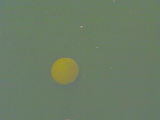
%> input picture AssignmentWEEK1/train/001.png, 160 x 120 px
$ octave --eval "result = detectBall(imread('train/001.png'));"   (GNU Octave 9; MATLAB toolbox functions it lacks are replaced by stand-ins)
%> lines starting %> are read from the running program, lines starting %| are printed output that depends on the picture; in (x1, y1, x2, y2) boxes, pixels count from 0 and x2, y2 are one past the last pixel; in counts of white or black regions, pixels touching at a corner belong together; the program's own positions count from 1
% Robotics: Estimation and Learning
% WEEK 1
%
% Complete this function following the instruction.
function [segI, loc] = detectBall(I)
% function [segI, loc] = detectBall(I)
%
% INPUT
% I       120x160x3 numerial array
%
% OUTPUT
% segI    120x160 numeric array
% loc     1x2 or 2x1 numeric array


%%%%%%%%%%%%%%%%%%%%%%%%%%%%%%%%%%%%%%%%%%
% Hard code your learned model parameters here
%
mu =[149.2171,143.9402,61.2023];
sig=[169.608136649177,87.4231742691037,-188.494133361592;
     87.4231742691037,58.0568057195106,-100.154960088129;
     -188.494133361592,-100.154960088129,267.792256185170];
thre = 8e-6;

% Find ball-color pixels using your model
dI = double(I);
row = size(dI, 1);
%> row = 120
col = size(dI, 2);
%> col = 160
for i = 1:3
    dI(:,:,i) = dI(:,:,i) - mu(i);
end
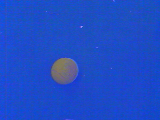
%> dI: size 120x160x3 double; mean R, G, B -41.9, -19.7, 39.3; drawn with min black and max white
dI = reshape(dI, row*col, 3);
dI = exp(-0.5 * sum(dI * inv(sig) .* dI, 2)) ./ (2 * pi)^1.5 ./ det(sig)^0.5;
dI = reshape(dI, row, col);
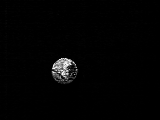
%> dI: size 120x160 double; min 1.75e-36, max 0.000176, mean 2.49e-06; drawn with min black and max white

% Do more processing to segment out the right cluster of pixels.
dI = dI > thre;
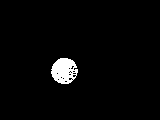
%> dI: size 120x160 logical; 2.6% white; 1 white region, box (x1, y1, x2, y2) and area: (51, 58, 78, 84) 505
segI = false(size(dI)); %创建dI大小的但是全为0的矩阵
CC = bwconncomp(dI);  %找到矩阵连接的部分
%> CC = 1 connected component
numPixels = cellfun(@numel,CC.PixelIdxList); %返回连接的像素的数量
%> numPixels = 505
[~,idx] = max(numPixels);  %这里返回的是PixelIdxList中有多少部分
%> idx = 1
segI(CC.PixelIdxList{idx}) = true;
% figure, imshow(segI); hold on;

% Compute the location of the ball center
S = regionprops(CC,'Centroid');
%> S = 1 region; Centroid: [64.5 71.3]
loc = S(idx).Centroid;
%> loc = [64.52 71.28]
%> `result = detectBall(imread('train/001.png'));`:
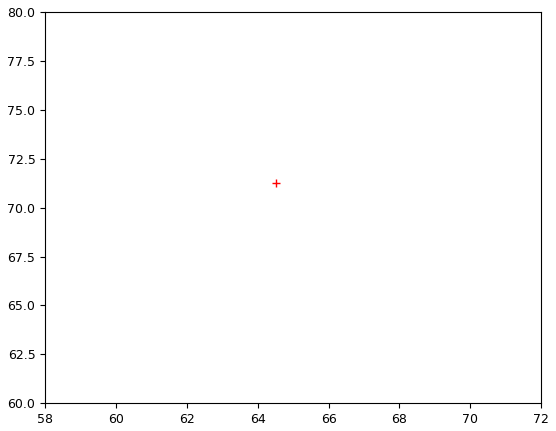
%> figure redrawn from the program's plot data
plot(loc(1), loc(2),'r+');

% Note: In this assigment, the center of the segmented ball area will be considered for grading.
% (You don't need to consider the whole ball shape if the ball is occluded.)


end

$ run again, on AssignmentWEEK1/train/002.png
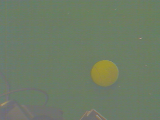
%> input picture AssignmentWEEK1/train/002.png, 160 x 120 px
%> in detectBall, `dI = dI > thre;`:
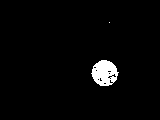
%> dI: size 120x160 logical; 2.6% white; 2 white regions (1 under 20 px), largest, box (x1, y1, x2, y2) and area: (91, 60, 119, 86) 502
%> CC = 2 connected components
%> numPixels = [502 1]
%> idx = 1
%> segI: size 120x160 logical; 2.6% white; 1 white region, box (x1, y1, x2, y2) and area: (91, 60, 119, 86) 502
%> S = 2 regions; Centroid: [105.1 73.5], [110 23]
%> loc = [105.1 73.49]
%> `result = detectBall(imread('train/001.png'));`:
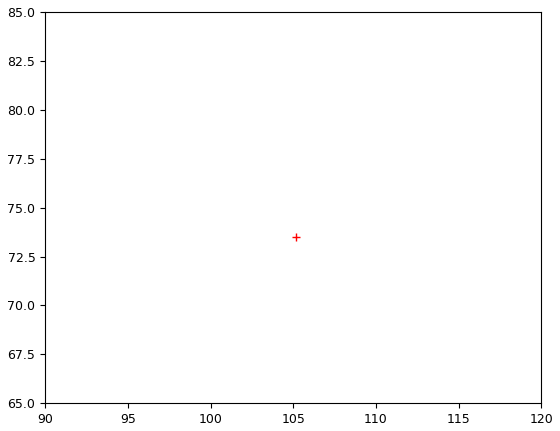
%> figure redrawn from the program's plot data

$ run again, on AssignmentWEEK1/train/004.png
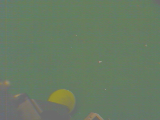
%> input picture AssignmentWEEK1/train/004.png, 160 x 120 px
%> in detectBall, `dI = dI > thre;`:
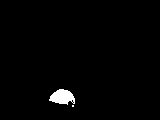
%> dI: size 120x160 logical; 1.5% white; 2 white regions (1 under 20 px), largest, box (x1, y1, x2, y2) and area: (49, 89, 75, 105) 280
%> CC = 2 connected components
%> numPixels = [280 4]
%> idx = 1
%> segI: size 120x160 logical; 1.5% white; 1 white region, box (x1, y1, x2, y2) and area: (49, 89, 75, 105) 280
%> S = 2 regions; Centroid: [62.9 97.6], [73.5 106.5]
%> loc = [62.91 97.6]
%> `result = detectBall(imread('train/001.png'));`:
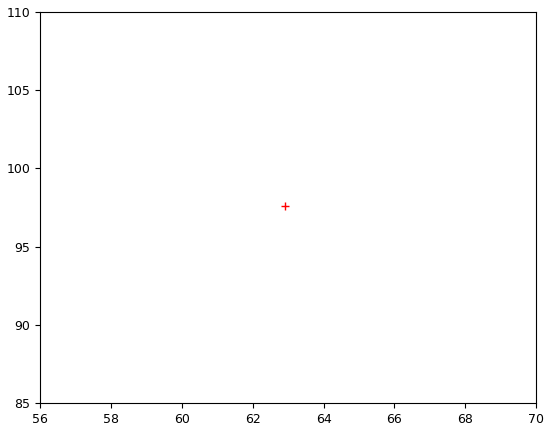
%> figure redrawn from the program's plot data
